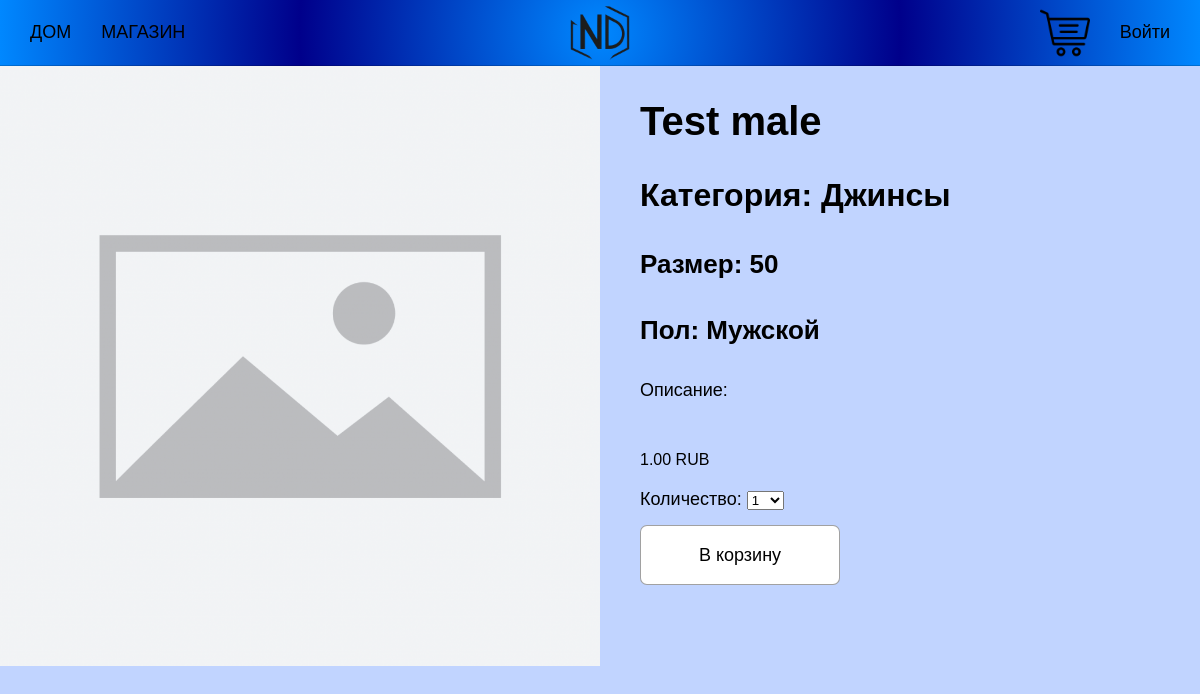
Page /shop/test-male/ on the committed database.
### main/models.py (models this page shows, shortened)
class Product(models.Model):
    category = models.ForeignKey(Category, related_name='products',
                                 on_delete=models.PROTECT)
    name = models.CharField(max_length=50)
    slug = models.SlugField(max_length=50)
    image = models.ImageField(upload_to='products/%Y/%m/%d', blank=True)
    description = models.TextField(blank=True)
    gender = models.CharField(max_length=10, choices=GENDER, default='Женский')
    size = models.IntegerField(max_length=10, default=30)
    price = models.DecimalField(max_digits=10, decimal_places=2)
    available = models.BooleanField(default=True)
    created = models.DateTimeField(auto_now_add=True)
    updated = models.DateTimeField(auto_now=True)
    discount = models.DecimalField(default=0.00, max_digits=5,
                                   decimal_places=2)
    class Meta:
        ordering = ['name']
        indexes = [models.Index(fields=['id', 'slug']),
                   models.Index(fields=['name']),
                   models.Index(fields=['-created'])]

class Category(models.Model):
    name  = models.CharField(max_length=20, unique=True)
    slug = models.SlugField(max_length=20, unique=True)
    class Meta:
        ordering = ['name']
        indexes = [models.Index(fields=['name'])]
        verbose_name = 'Category'
        verbose_name_plural = 'Categories'
    def __str__(self):
        return self.name

### main/views.py (the view)
# urls.py: path('shop/<slug:slug>/', views.product_details, name='product_detail'),
def product_details(request, slug):
    product = get_object_or_404(Product, slug=slug, available=True)
    cart_product_form = CartAddProductForm
    return render(request, 'main/product/detail.html', {'product':product,
                                                        'cart_product_form': cart_product_form})

### cart/cart.py (called while the page is built)
    def __len__(self):
        return sum(item['quantity'] for item in self.cart.values())

### cart/context_processors.py (called while the page is built)
def cart(request):
    return {'cart': Cart(request)}

### main/templates/main/product/detail.html (shortened to what this page needs)
{% extends 'main/base.html' %}
{% load static %}
{% block content %}
<div class="detail-product">
    <div class="detail-img">
        <img src="{% if product.image %}{{ product.image.url }}{% else %}{% static 'img/no_image.png' %}{% endif %}" alt="" class="detail-image">
    </div>
    <div class="detail-description">
        <h2>{{ product.name }}</h2>
        <h3>Категория: {{ product.category }}</h3>
        <h4>Размер: {{ product.size }}</h4>
        <h4>Пол: {{ product.gender }}</h4>
        <p class="p-description">Описание: {{ product.description }}</p>
        {% if product.discount %}
            <div class="cart_discount">
                <p class="line">{{ product.price }}</p>
                <p>{{ product.sell_price }} RUB</p>
            </div>
        {% else %}
            <p class="price">{{ product.price }} RUB</p>
        {% endif %}
        <form action="{% url 'cart:cart_add' product.id %}" class="qform" method="post">
            <div class="cart-form">
                {{ cart_product_form }}
            </div>
            <input type="submit" class="add-to-cart-btn" value="В корзину">
        </form>
    </div>
</div>
{% endblock content %}

### main/static/css/base.css (style rules this page uses)
:root { --background-image: linear-gradient(180deg, rgba(247, 247, 247, 1) 0%, rgb(194, 194, 194) 100%); --border-black: 1px solid rgba(0, 0, 0, 0.37); --box-shadow: 0 0 20px rgb(0, 255, 255); --text-shadow: 0 0 10px rgb(0, 255, 255); --gradient-logo: radial-gradient(circle,rgba(0, 136, 255, 1) 0%, rgb(0, 0, 139) 50%, rgba(0, 136, 255, 1) 100%); --gradient-c: linear-gradient(180deg,rgba(40, 40, 176, 1) 0%, rgba(0, 136, 255, 1) 50%, rgba(40, 40, 176, 1) 100%); }
h2 { font-size: 40px; }
h3 { font-size: 32px; }
h4 { font-size: 26px; }
body { background-color: rgb(193, 212, 255); margin: 0; padding: 0; font-family:'Lucida Sans', 'Lucida Sans Regular', 'Lucida Grande', 'Lucida Sans Unicode', Geneva, Verdana, sans-serif; font-size: 18px; }
.price { font-size: 16px; padding: 0; margin: 0; margin: 35px 0 10px 0; max-width: 195px; }
.detail-product { display: flex; justify-content: flex-start; }
.detail-image { height: auto; max-width: 50vw; }
.detail-description { margin: 0 40px; text-align: justify; margin-bottom: 48px; }
.p-description { margin-bottom: 50px; }
.qform { margin-top: 20px; }
.add-to-cart-btn { font-size: 18px; display: flex; background-color: #fff; border-radius: 7px; border: var(--border-black); width: 200px; height: 60px; transition: all 0.2s linear; margin-top: 15px; }

### rows in the picture
Product: name "Test male", category "Джинсы", size "50", gender "Мужской", price "1.00"
